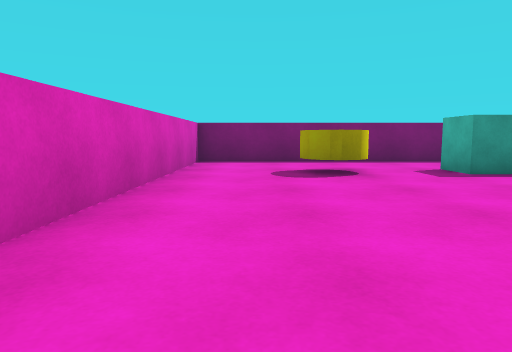
[1] (above)

15 first-person views from a walk through a 3-D level made in the Unity game engine. The camera is 0.62 m above the floor, tilts 6° down and sees 70° across. The floor is counted in squares, 1 m on a side. Each view is taken from the middle of a square. On the plan, view 1 faces up. The plan holds only what a view shows up to about 10 squares ahead; the rest is blank. The player is left out.

[2]
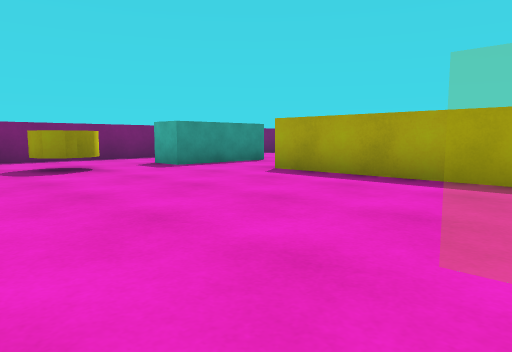

[3]
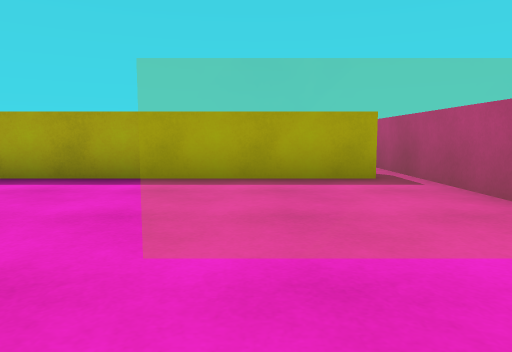

[4]
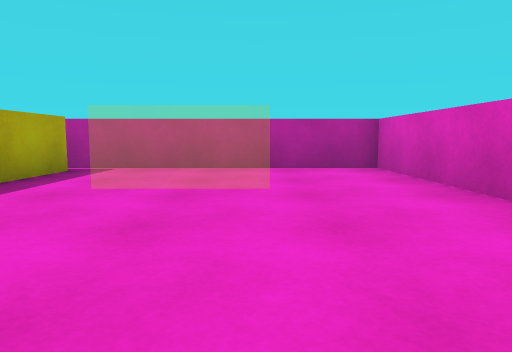

[5]
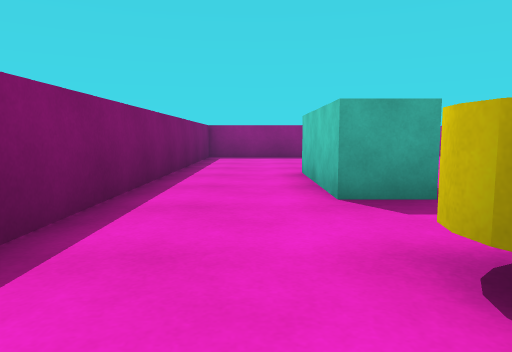

[6]
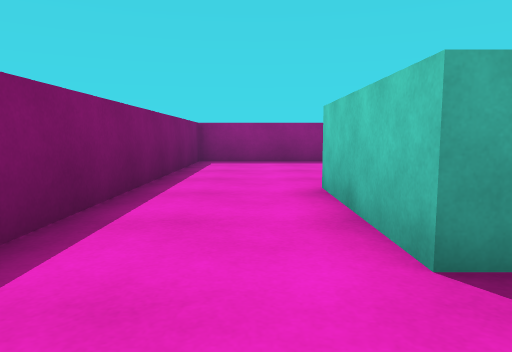

[7]
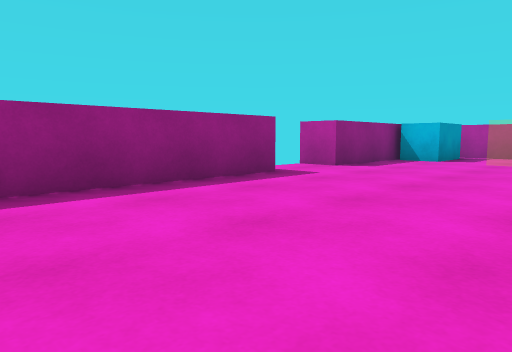

[8]
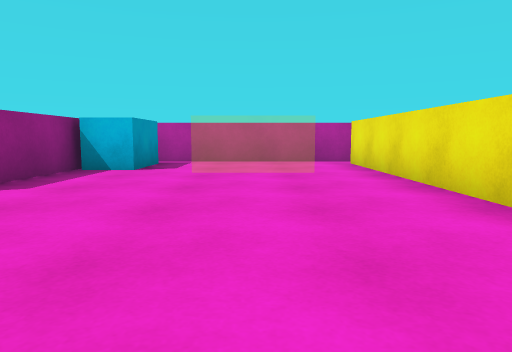

[9]
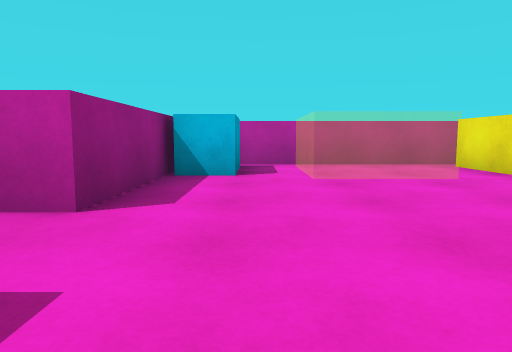

[10]
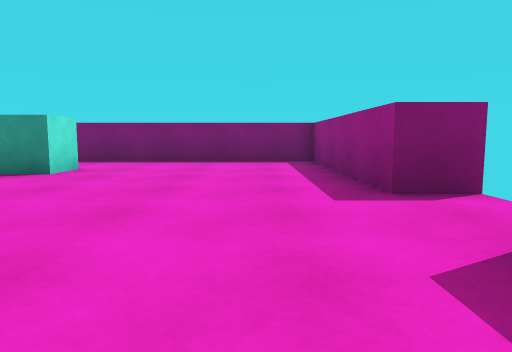

[11]
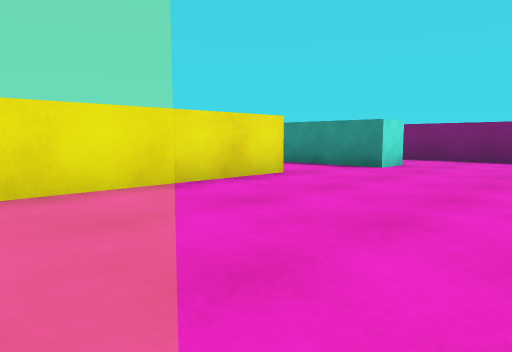

[12]
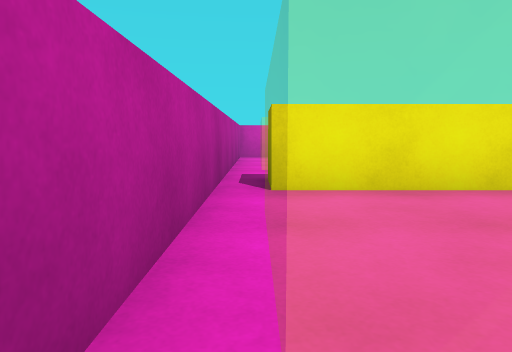

[13]
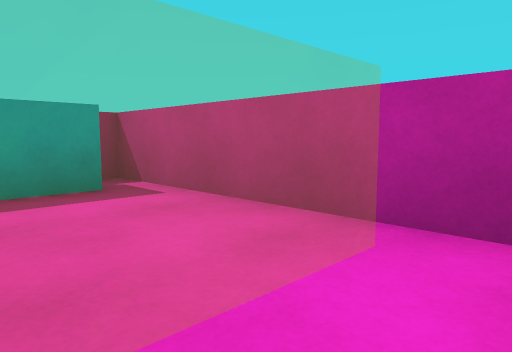

[14]
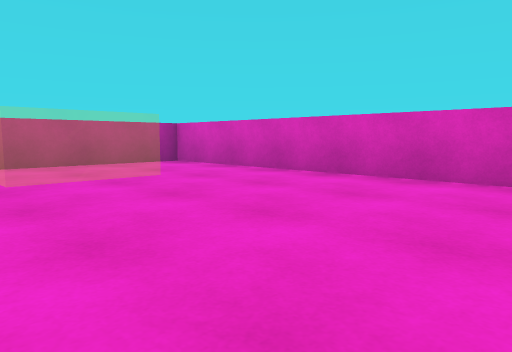

[15]
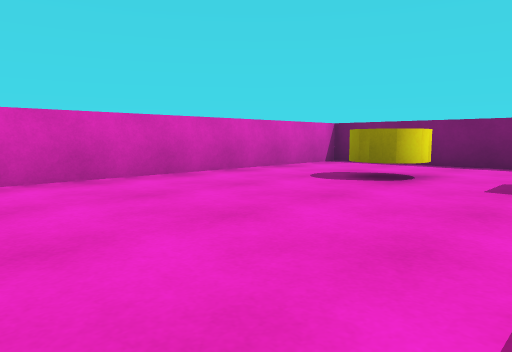

### Floor plan
Ten units are one square. View 1 is at (0, 0); x grows to the right and y downward. Boxes are objects, and circles mark ways between rooms. Rooms are numbered by the first view taken in them; rooms with no view inside come last. Other rooms are left out.
<svg viewBox="-20 -100 151 140">
<path fill="none" stroke="#000" d="M55 -62 36 -62 36 -72 65 -72M45 28 45 -40M75 -95 -15 -95 -15 35 50 35M57 -40 57 28 45 28M126 -40 115 -40 115 -95 75 -95M65 -72 65 -62 55 -62M50 35 115 35 115 -20 125 -20"/>
<rect x="5" y="-65" width="10" height="10" fill="#bbb"><title>other object</title></rect>
<rect x="105" y="5" width="10" height="30" fill="#bbb"><title>block</title></rect>
<circle cx="50" cy="-45" r="3" fill="#2a7"/>
<circle cx="50" cy="30" r="3" fill="#2a7"/>
<circle cx="70" cy="-85" r="3" fill="#2a7"/>
<text x="20" y="-30">1</text>
<text x="90" y="-30">2</text>
</svg>
Room 1 opens to room 2.

Where each view was taken, in squares from view 1:
view 1: 0 up, 0 right, facing up
view 2: 1 down, 1 left, facing up-right
view 3: 1 down, 1 left, facing right
view 4: 4 up, 1 right, facing down
view 5: 8 up, 0 right, facing right
view 6: 8 up, 2 right, facing right
view 7: 9 up, 7 right, facing down-right
view 8: 6 up, 8 right, facing down
view 9: 5 up, 10 right, facing down
view 10: 0 up, 10 right, facing up
view 11: 1 down, 10 right, facing up-left
view 12: 3 down, 10 right, facing left
view 13: 1 down, 6 right, facing down-right
view 14: 5 up, 4 right, facing down-left
view 15: 1 up, 4 right, facing up-left
